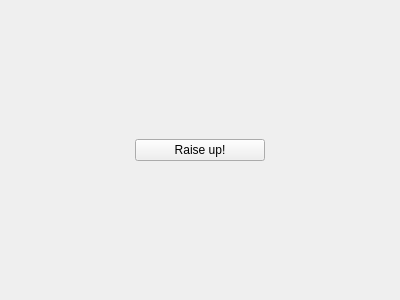
<?xml version="1.0" encoding="UTF-8"?>
<ui version="4.0">
 <class>RaisedButtonSettings</class>
 <widget class="QWidget" name="RaisedButtonSettings">
  <property name="geometry">
   <rect>
    <x>0</x>
    <y>0</y>
    <width>400</width>
    <height>300</height>
   </rect>
  </property>
  <property name="windowTitle">
   <string>Form</string>
  </property>
  <layout class="QGridLayout" name="layout">
   <property name="sizeConstraint">
    <enum>QLayout::SetNoConstraint</enum>
   </property>
   <property name="leftMargin">
    <number>6</number>
   </property>
   <property name="topMargin">
    <number>6</number>
   </property>
   <property name="rightMargin">
    <number>6</number>
   </property>
   <property name="bottomMargin">
    <number>6</number>
   </property>
   <item row="0" column="1">
    <widget class="MaterialRaisedButton" name="raisedBtn">
     <property name="sizePolicy">
      <sizepolicy hsizetype="Expanding" vsizetype="Fixed">
       <horstretch>0</horstretch>
       <verstretch>0</verstretch>
      </sizepolicy>
     </property>
     <property name="text">
      <string>Raise up!</string>
     </property>
    </widget>
   </item>
   <item row="0" column="0">
    <spacer name="hspL">
     <property name="orientation">
      <enum>Qt::Horizontal</enum>
     </property>
     <property name="sizeHint" stdset="0">
      <size>
       <width>40</width>
       <height>20</height>
      </size>
     </property>
    </spacer>
   </item>
   <item row="0" column="2">
    <spacer name="hspR">
     <property name="orientation">
      <enum>Qt::Horizontal</enum>
     </property>
     <property name="sizeHint" stdset="0">
      <size>
       <width>40</width>
       <height>20</height>
      </size>
     </property>
    </spacer>
   </item>
  </layout>
 </widget>
 <customwidgets>
  <customwidget>
   <class>MaterialFlatButton</class>
   <extends>QPushButton</extends>
   <header location="global">QtMaterialWidgets/flatbutton.hpp</header>
  </customwidget>
  <customwidget>
   <class>MaterialRaisedButton</class>
   <extends>MaterialFlatButton</extends>
   <header location="global">QtMaterialWidgets/raisedbutton.hpp</header>
  </customwidget>
 </customwidgets>
 <resources/>
 <connections/>
</ui>
